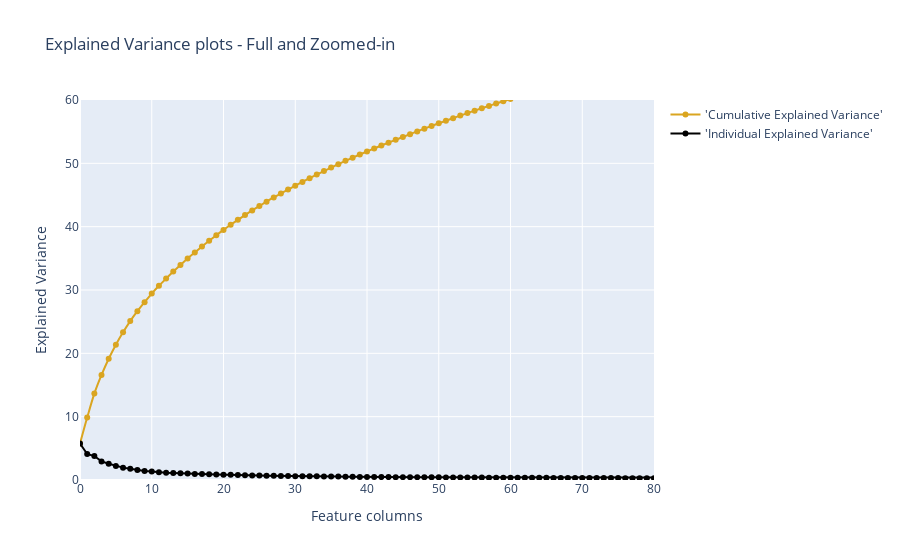

This figure's notebook cell:
### Code cell
trace1 = go.Scatter(
    x=list(range(784)),
    y= cum_var_exp,
    mode='lines+markers',
    name="'Cumulative Explained Variance'",
#     hoverinfo= cum_var_exp,
    line=dict(
        shape='spline',
        color = 'goldenrod'
    )
)
trace2 = go.Scatter(
    x=list(range(784)),
    y= var_exp,
    mode='lines+markers',
    name="'Individual Explained Variance'",
#     hoverinfo= var_exp,
    line=dict(
        shape='linear',
        color = 'black'
    )
)
fig = tls.make_subplots(insets=[{'cell': (1,1), 'l': 0.7, 'b': 0.5}],
                          print_grid=True)

fig.append_trace(trace1, 1, 1)
fig.append_trace(trace2,1,1)
fig.layout.title = 'Explained Variance plots - Full and Zoomed-in'
fig.layout.xaxis = dict(range=[0, 80], title = 'Feature columns')
fig.layout.yaxis = dict(range=[0, 60], title = 'Explained Variance')
py.iplot(fig, filename='inset example')

### Figure 1 — Plotly figure (JSON) as saved in the notebook; plotly's stock layout.template omitted (floating-point values rounded to 4 significant figures; data arrays with more than 128 entries replaced by an {"elided": "..."} marker saying what was removed)
{"data": [{"line": {"color": "goldenrod", "shape": "spline"}, "mode": "lines+markers", "name": "'Cumulative Explained Variance'", "type": "scatter", "x": {"elided": "784 int values"}, "xaxis": "x", "y": {"elided": "784 float values"}, "yaxis": "y"}, {"line": {"color": "black", "shape": "linear"}, "mode": "lines+markers", "name": "'Individual Explained Variance'", "type": "scatter", "x": {"elided": "784 int values"}, "xaxis": "x", "y": {"elided": "784 float values"}, "yaxis": "y"}], "layout": {"title": {"text": "Explained Variance plots - Full and Zoomed-in"}, "xaxis": {"range": [0, 80], "title": {"text": "Feature columns"}}, "xaxis2": {"anchor": "y2", "domain": [0.7, 1]}, "yaxis": {"range": [0, 60], "title": {"text": "Explained Variance"}}, "yaxis2": {"anchor": "x2", "domain": [0.5, 1]}}}
